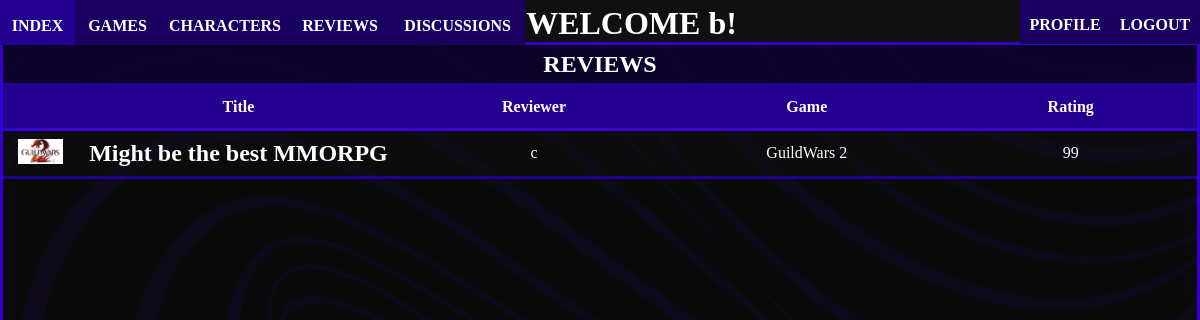
The app's page /levelcheck/allreviews (signed in), older data.
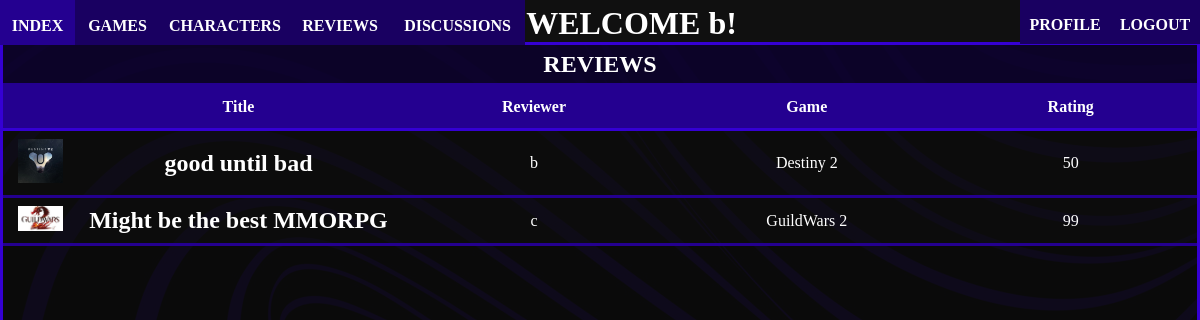
The same page, newer data.
### levelcheck/models.py (models this page shows)
class Review(models.Model):
    user = models.OneToOneField(User, on_delete=models.CASCADE)
    game = models.OneToOneField(Game, on_delete=models.CASCADE)
    review_title = models.CharField(max_length=50)
    text = models.CharField(max_length=300)
    rating = models.IntegerField(validators=[MaxValueValidator(100), MinValueValidator(0)])
    pub_date = models.DateTimeField('Posted', default=timezone.now)
    class Meta:
        constraints = [models.UniqueConstraint(fields=['user', 'game'], name='user_game_review')]

class Game(models.Model):
    title = models.CharField(max_length=50, primary_key=True)
    genre = models.ForeignKey(Genre, on_delete=models.CASCADE)
    img = models.ImageField(upload_to='games/')
    developer = models.CharField(max_length=50)
    publisher = models.CharField(max_length=50)
    release = models.DateField('Release Date')

### levelcheck/views.py (the view)
# urls.py: path('allreviews', views.all_reviews, name='all_reviews'),
@login_required(login_url='/levelcheck')
def all_reviews(request):
    reviews = Review.objects.all().order_by('-pub_date')
    return render(request, 'levelcheck/all_reviews.html', context={'reviews': reviews})

### levelcheck/templates/levelcheck/all_reviews.html (shortened to what this page needs)
{% extends "levelcheck/index.html" %}
{% block content %}
    <header style="height: 5%"><h1>REVIEWS</h1></header>
    <section style="height: 94.7%">
        <table>
            <tr>
                <th></th>
                <th>Title</th>
                <th>Reviewer</th>
			    <th>Game</th>
			    <th>Rating</th>
            </tr>
            {% for r in reviews %}
            <tr style="text-align: center" data-href="{% url 'levelcheck:review_detail' r.user.username r.id %}">
                <td style="width: 1.5%"><img class="table_image" src="{{ r.game.img.url }}"></td>
                <td style="width: 5%; font-weight: bold; font-size: 1.5em">{{ r.review_title }}</td>
                <td style="width: 5%">{{ r.user.username }}</td>
                <td style="width: 5%">{{ r.game.title }}</td>
                <td style="width: 5%">{{ r.rating }}</td>
            </tr>
            {% empty %}
                <p>No reviews :(</p>
            {% endfor %}
        </table>
    </section>
{% endblock %}

Row changes from the older to the newer data that the page shows:
added Review: game.img (picture), review_title "good until bad", user.username "b", game "Destiny 2", rating "50"
